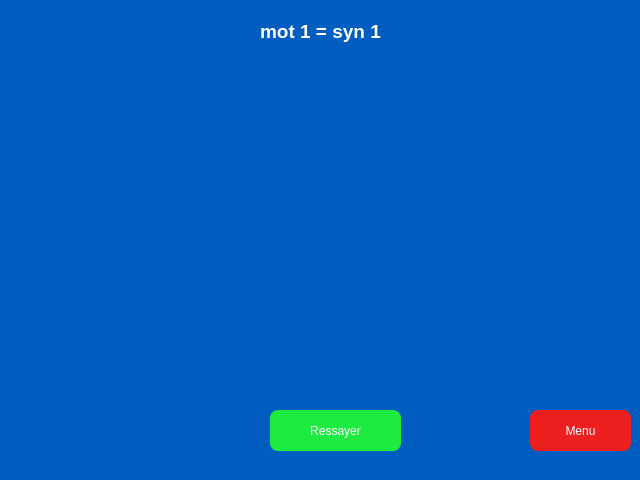
<?xml version="1.0" encoding="UTF-8"?>
<ui version="4.0">
 <class>Dialog</class>
 <widget class="QDialog" name="Dialog">
  <property name="geometry">
   <rect>
    <x>0</x>
    <y>0</y>
    <width>640</width>
    <height>480</height>
   </rect>
  </property>
  <property name="windowTitle">
   <string>Dialog</string>
  </property>
  <property name="styleSheet">
   <string notr="true">background-color: rgb(1, 93, 191);
border-radius: 20px;</string>
  </property>
  <widget class="QPushButton" name="btn_tryagain">
   <property name="geometry">
    <rect>
     <x>270</x>
     <y>410</y>
     <width>131</width>
     <height>41</height>
    </rect>
   </property>
   <property name="styleSheet">
    <string notr="true">border-radius: 8px;
background-color: rgb(29, 235, 64);
color: rgb(255, 255, 255);
font: 700 14pt &quot;Segoe UI&quot;;</string>
   </property>
   <property name="text">
    <string>Ressayer</string>
   </property>
  </widget>
  <widget class="QPushButton" name="btn_goto_menu">
   <property name="geometry">
    <rect>
     <x>530</x>
     <y>410</y>
     <width>101</width>
     <height>41</height>
    </rect>
   </property>
   <property name="styleSheet">
    <string notr="true">border-radius: 8px;
background-color: rgb(238, 31, 31);
color: rgb(255, 255, 255);
font: 700 12pt &quot;Tw Cen MT&quot;;</string>
   </property>
   <property name="text">
    <string>Menu</string>
   </property>
  </widget>
  <widget class="QLabel" name="msg_txt">
   <property name="geometry">
    <rect>
     <x>30</x>
     <y>20</y>
     <width>581</width>
     <height>361</height>
    </rect>
   </property>
   <property name="font">
    <font>
     <pointsize>14</pointsize>
     <bold>true</bold>
    </font>
   </property>
   <property name="layoutDirection">
    <enum>Qt::LeftToRight</enum>
   </property>
   <property name="styleSheet">
    <string notr="true">background-color: rgba(0,0,0,0);
color: rgb(255, 255, 255);

</string>
   </property>
   <property name="text">
    <string>mot 1 = syn 1</string>
   </property>
   <property name="alignment">
    <set>Qt::AlignHCenter|Qt::AlignTop</set>
   </property>
  </widget>
 </widget>
 <resources/>
 <connections/>
</ui>
